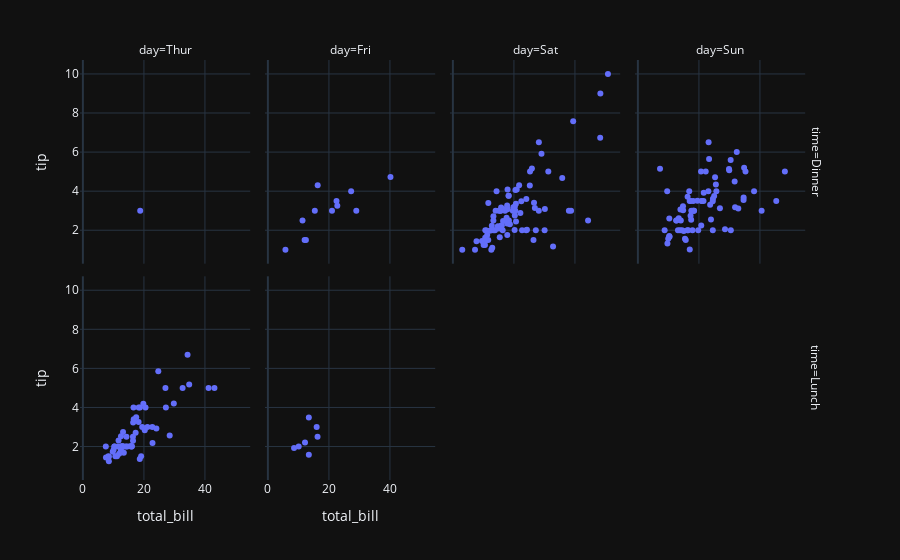

Source (notebook cell):
### Code cell
fig = px.scatter(data_frame=df,
                 x = "total_bill",
                 y = "tip",
                 facet_col="day",
                 facet_row="time",
                 category_orders={"day": ["Thur","Fri","Sat","Sun"]})

fig.show()

### Figure 1 — Plotly figure (JSON) as saved in the notebook; plotly's stock layout.template omitted (floating-point values rounded to 4 significant figures)
{"data": [{"hovertemplate": "time=Dinner<br>day=Thur<br>total_bill=%{x}<br>tip=%{y}<extra></extra>", "legendgroup": "", "marker": {"color": "#636efa", "symbol": "circle"}, "mode": "markers", "name": "", "orientation": "v", "showlegend": false, "x": [18.78], "xaxis": "x5", "y": [3.0], "yaxis": "y5", "type": "scatter"}, {"hovertemplate": "time=Dinner<br>day=Fri<br>total_bill=%{x}<br>tip=%{y}<extra></extra>", "legendgroup": "", "marker": {"color": "#636efa", "symbol": "circle"}, "mode": "markers", "name": "", "orientation": "v", "showlegend": false, "x": [28.97, 22.49, 5.75, 16.32, 22.75, 40.17, 27.28, 12.03, 21.01, 12.46, 11.35, 15.38], "xaxis": "x6", "y": [3.0, 3.5, 1.0, 4.3, 3.25, 4.73, 4.0, 1.5, 3.0, 1.5, 2.5, 3.0], "yaxis": "y6", "type": "scatter"}, {"hovertemplate": "time=Dinner<br>day=Sat<br>total_bill=%{x}<br>tip=%{y}<extra></extra>", "legendgroup": "", "marker": {"color": "#636efa", "symbol": "circle"}, "mode": "markers", "name": "", "orientation": "v", "showlegend": false, "x": [20.65, 17.92, 20.29, 15.77, 39.42, 19.82, 17.81, 13.37, 12.69, 21.7, 19.65, 9.55, 18.35, 15.06, 20.69, 17.78, 24.06, 16.31, 16.93, 18.69, 31.27, 16.04, 38.01, 26.41, 11.24, 48.27, 20.29, 13.81, 11.02, 18.29, 17.59, 20.08, 16.45, 3.07, 20.23, 15.01, 12.02, 17.07, 26.86, 25.28, 14.73, 10.51, 17.92, 44.3, 22.42, 20.92, 15.36, 20.49, 25.21, 18.24, 14.31, 14.0, 7.25, 10.59, 10.63, 50.81, 15.81, 26.59, 38.73, 24.27, 12.76, 30.06, 25.89, 48.33, 13.27, 28.17, 12.9, 28.15, 11.59, 7.74, 30.14, 20.45, 13.28, 22.12, 24.01, 15.69, 11.61, 10.77, 15.53, 10.07, 12.6, 32.83, 35.83, 29.03, 27.18, 22.67, 17.82], "xaxis": "x7", "y": [3.35, 4.08, 2.75, 2.23, 7.58, 3.18, 2.34, 2.0, 2.0, 4.3, 3.0, 1.45, 2.5, 3.0, 2.45, 3.27, 3.6, 2.0, 3.07, 2.31, 5.0, 2.24, 3.0, 1.5, 1.76, 6.73, 3.21, 2.0, 1.98, 3.76, 2.64, 3.15, 2.47, 1.0, 2.01, 2.09, 1.97, 3.0, 3.14, 5.0, 2.2, 1.25, 3.08, 2.5, 3.48, 4.08, 1.64, 4.06, 4.29, 3.76, 4.0, 3.0, 1.0, 1.61, 2.0, 10.0, 3.16, 3.41, 3.0, 2.03, 2.23, 2.0, 5.16, 9.0, 2.5, 6.5, 1.1, 3.0, 1.5, 1.44, 3.09, 3.0, 2.72, 2.88, 2.0, 3.0, 3.39, 1.47, 3.0, 1.25, 1.0, 1.17, 4.67, 5.92, 2.0, 2.0, 1.75], "yaxis": "y7", "type": "scatter"}, {"hovertemplate": "time=Dinner<br>day=Sun<br>total_bill=%{x}<br>tip=%{y}<extra></extra>", "legendgroup": "", "marker": {"color": "#636efa", "symbol": "circle"}, "mode": "markers", "name": "", "orientation": "v", "showlegend": false, "x": [16.99, 10.34, 21.01, 23.68, 24.59, 25.29, 8.77, 26.88, 15.04, 14.78, 10.27, 35.26, 15.42, 18.43, 14.83, 21.58, 10.33, 16.29, 16.97, 17.46, 13.94, 9.68, 30.4, 18.29, 22.23, 32.4, 28.55, 18.04, 12.54, 10.29, 34.81, 9.94, 25.56, 19.49, 38.07, 23.95, 25.71, 17.31, 29.93, 14.07, 13.13, 17.26, 24.55, 19.77, 29.85, 48.17, 25.0, 13.39, 16.49, 21.5, 12.66, 16.21, 13.81, 17.51, 24.52, 20.76, 31.71, 7.25, 31.85, 16.82, 32.9, 17.89, 14.48, 9.6, 34.63, 34.65, 23.33, 45.35, 23.17, 40.55, 20.69, 20.9, 30.46, 18.15, 23.1, 15.69], "xaxis": "x8", "y": [1.01, 1.66, 3.5, 3.31, 3.61, 4.71, 2.0, 3.12, 1.96, 3.23, 1.71, 5.0, 1.57, 3.0, 3.02, 3.92, 1.67, 3.71, 3.5, 2.54, 3.06, 1.32, 5.6, 3.0, 5.0, 6.0, 2.05, 3.0, 2.5, 2.6, 5.2, 1.56, 4.34, 3.51, 4.0, 2.55, 4.0, 3.5, 5.07, 2.5, 2.0, 2.74, 2.0, 2.0, 5.14, 5.0, 3.75, 2.61, 2.0, 3.5, 2.5, 2.0, 2.0, 3.0, 3.48, 2.24, 4.5, 5.15, 3.18, 4.0, 3.11, 2.0, 2.0, 4.0, 3.55, 3.68, 5.65, 3.5, 6.5, 3.0, 5.0, 3.5, 2.0, 3.5, 4.0, 1.5], "yaxis": "y8", "type": "scatter"}, {"hovertemplate": "time=Lunch<br>day=Thur<br>total_bill=%{x}<br>tip=%{y}<extra></extra>", "legendgroup": "", "marker": {"color": "#636efa", "symbol": "circle"}, "mode": "markers", "name": "", "orientation": "v", "showlegend": false, "x": [27.2, 22.76, 17.29, 19.44, 16.66, 10.07, 32.68, 15.98, 34.83, 13.03, 18.28, 24.71, 21.16, 10.65, 12.43, 24.08, 11.69, 13.42, 14.26, 15.95, 12.48, 29.8, 8.52, 14.52, 11.38, 22.82, 19.08, 20.27, 11.17, 12.26, 18.26, 8.51, 10.33, 14.15, 16.0, 13.16, 17.47, 34.3, 41.19, 27.05, 16.43, 8.35, 18.64, 11.87, 9.78, 7.51, 19.81, 28.44, 15.48, 16.58, 7.56, 10.34, 43.11, 13.0, 13.51, 18.71, 12.74, 13.0, 16.4, 20.53, 16.47], "xaxis": "x", "y": [4.0, 3.0, 2.71, 3.0, 3.4, 1.83, 5.0, 2.03, 5.17, 2.0, 4.0, 5.85, 3.0, 1.5, 1.8, 2.92, 2.31, 1.68, 2.5, 2.0, 2.52, 4.2, 1.48, 2.0, 2.0, 2.18, 1.5, 2.83, 1.5, 2.0, 3.25, 1.25, 2.0, 2.0, 2.0, 2.75, 3.5, 6.7, 5.0, 5.0, 2.3, 1.5, 1.36, 1.63, 1.73, 2.0, 4.19, 2.56, 2.02, 4.0, 1.44, 2.0, 5.0, 2.0, 2.0, 4.0, 2.01, 2.0, 2.5, 4.0, 3.23], "yaxis": "y", "type": "scatter"}, {"hovertemplate": "time=Lunch<br>day=Fri<br>total_bill=%{x}<br>tip=%{y}<extra></extra>", "legendgroup": "", "marker": {"color": "#636efa", "symbol": "circle"}, "mode": "markers", "name": "", "orientation": "v", "showlegend": false, "x": [12.16, 13.42, 8.58, 15.98, 13.42, 16.27, 10.09], "xaxis": "x2", "y": [2.2, 3.48, 1.92, 3.0, 1.58, 2.5, 2.0], "yaxis": "y2", "type": "scatter"}], "layout": {"xaxis": {"anchor": "y", "domain": [0.0, 0.23], "title": {"text": "total_bill"}}, "yaxis": {"anchor": "x", "domain": [0.0, 0.485], "title": {"text": "tip"}}, "xaxis2": {"anchor": "y2", "domain": [0.25, 0.48], "matches": "x", "title": {"text": "total_bill"}}, "yaxis2": {"anchor": "x2", "domain": [0.0, 0.485], "matches": "y", "showticklabels": false}, "xaxis3": {"anchor": "y3", "domain": [0.5, 0.73], "matches": "x", "title": {"text": "total_bill"}}, "yaxis3": {"anchor": "x3", "domain": [0.0, 0.485], "matches": "y", "showticklabels": false}, "xaxis4": {"anchor": "y4", "domain": [0.75, 0.98], "matches": "x", "title": {"text": "total_bill"}}, "yaxis4": {"anchor": "x4", "domain": [0.0, 0.485], "matches": "y", "showticklabels": false}, "xaxis5": {"anchor": "y5", "domain": [0.0, 0.23], "matches": "x", "showticklabels": false}, "yaxis5": {"anchor": "x5", "domain": [0.515, 1.0], "matches": "y", "title": {"text": "tip"}}, "xaxis6": {"anchor": "y6", "domain": [0.25, 0.48], "matches": "x", "showticklabels": false}, "yaxis6": {"anchor": "x6", "domain": [0.515, 1.0], "matches": "y", "showticklabels": false}, "xaxis7": {"anchor": "y7", "domain": [0.5, 0.73], "matches": "x", "showticklabels": false}, "yaxis7": {"anchor": "x7", "domain": [0.515, 1.0], "matches": "y", "showticklabels": false}, "xaxis8": {"anchor": "y8", "domain": [0.75, 0.98], "matches": "x", "showticklabels": false}, "yaxis8": {"anchor": "x8", "domain": [0.515, 1.0], "matches": "y", "showticklabels": false}, "annotations": [{"font": {}, "showarrow": false, "text": "day=Thur", "x": 0.115, "xanchor": "center", "xref": "paper", "y": 1.0, "yanchor": "bottom", "yref": "paper"}, {"font": {}, "showarrow": false, "text": "day=Fri", "x": 0.365, "xanchor": "center", "xref": "paper", "y": 1.0, "yanchor": "bottom", "yref": "paper"}, {"font": {}, "showarrow": false, "text": "day=Sat", "x": 0.615, "xanchor": "center", "xref": "paper", "y": 1.0, "yanchor": "bottom", "yref": "paper"}, {"font": {}, "showarrow": false, "text": "day=Sun", "x": 0.865, "xanchor": "center", "xref": "paper", "y": 1.0, "yanchor": "bottom", "yref": "paper"}, {"font": {}, "showarrow": false, "text": "time=Lunch", "textangle": 90, "x": 0.98, "xanchor": "left", "xref": "paper", "y": 0.2425, "yanchor": "middle", "yref": "paper"}, {"font": {}, "showarrow": false, "text": "time=Dinner", "textangle": 90, "x": 0.98, "xanchor": "left", "xref": "paper", "y": 0.7575, "yanchor": "middle", "yref": "paper"}], "legend": {"tracegroupgap": 0}, "margin": {"t": 60}}}
